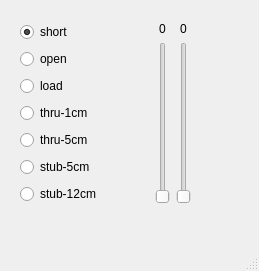
<?xml version="1.0" encoding="UTF-8"?>
<ui version="4.0">
 <class>xavna_mock_ui_dialog</class>
 <widget class="QMainWindow" name="xavna_mock_ui_dialog">
  <property name="geometry">
   <rect>
    <x>0</x>
    <y>0</y>
    <width>259</width>
    <height>271</height>
   </rect>
  </property>
  <property name="windowTitle">
   <string>MainWindow</string>
  </property>
  <widget class="QWidget" name="centralwidget">
   <widget class="QWidget" name="layoutWidget">
    <property name="geometry">
     <rect>
      <x>20</x>
      <y>21</y>
      <width>171</width>
      <height>185</height>
     </rect>
    </property>
    <layout class="QGridLayout" name="gridLayout">
     <item row="0" column="0">
      <widget class="QRadioButton" name="radioButton">
       <property name="text">
        <string>short</string>
       </property>
       <property name="checked">
        <bool>true</bool>
       </property>
       <attribute name="buttonGroup">
        <string notr="true">buttonGroup</string>
       </attribute>
      </widget>
     </item>
     <item row="0" column="1" rowspan="7">
      <layout class="QGridLayout" name="gridLayout_2">
       <item row="0" column="0">
        <widget class="QLabel" name="l_slider1">
         <property name="text">
          <string>0</string>
         </property>
         <property name="alignment">
          <set>Qt::AlignCenter</set>
         </property>
        </widget>
       </item>
       <item row="0" column="1">
        <widget class="QLabel" name="l_slider2">
         <property name="text">
          <string>0</string>
         </property>
         <property name="alignment">
          <set>Qt::AlignCenter</set>
         </property>
        </widget>
       </item>
       <item row="1" column="0">
        <widget class="QSlider" name="slider1">
         <property name="toolTip">
          <string>Cable 1 length (mm)</string>
         </property>
         <property name="maximum">
          <number>500</number>
         </property>
         <property name="orientation">
          <enum>Qt::Vertical</enum>
         </property>
         <property name="invertedAppearance">
          <bool>false</bool>
         </property>
         <property name="invertedControls">
          <bool>false</bool>
         </property>
         <property name="tickPosition">
          <enum>QSlider::NoTicks</enum>
         </property>
        </widget>
       </item>
       <item row="1" column="1">
        <widget class="QSlider" name="slider2">
         <property name="toolTip">
          <string>Cable 2 length (mm)</string>
         </property>
         <property name="maximum">
          <number>500</number>
         </property>
         <property name="orientation">
          <enum>Qt::Vertical</enum>
         </property>
         <property name="invertedAppearance">
          <bool>false</bool>
         </property>
         <property name="invertedControls">
          <bool>false</bool>
         </property>
         <property name="tickPosition">
          <enum>QSlider::NoTicks</enum>
         </property>
        </widget>
       </item>
      </layout>
     </item>
     <item row="1" column="0">
      <widget class="QRadioButton" name="radioButton_2">
       <property name="text">
        <string>open</string>
       </property>
       <attribute name="buttonGroup">
        <string notr="true">buttonGroup</string>
       </attribute>
      </widget>
     </item>
     <item row="2" column="0">
      <widget class="QRadioButton" name="radioButton_3">
       <property name="text">
        <string>load</string>
       </property>
       <attribute name="buttonGroup">
        <string notr="true">buttonGroup</string>
       </attribute>
      </widget>
     </item>
     <item row="3" column="0">
      <widget class="QRadioButton" name="radioButton_4">
       <property name="text">
        <string>thru-1cm</string>
       </property>
       <attribute name="buttonGroup">
        <string notr="true">buttonGroup</string>
       </attribute>
      </widget>
     </item>
     <item row="4" column="0">
      <widget class="QRadioButton" name="radioButton_5">
       <property name="text">
        <string>thru-5cm</string>
       </property>
       <attribute name="buttonGroup">
        <string notr="true">buttonGroup</string>
       </attribute>
      </widget>
     </item>
     <item row="5" column="0">
      <widget class="QRadioButton" name="radioButton_6">
       <property name="text">
        <string>stub-5cm</string>
       </property>
       <attribute name="buttonGroup">
        <string notr="true">buttonGroup</string>
       </attribute>
      </widget>
     </item>
     <item row="6" column="0">
      <widget class="QRadioButton" name="radioButton_7">
       <property name="text">
        <string>stub-12cm</string>
       </property>
       <attribute name="buttonGroup">
        <string notr="true">buttonGroup</string>
       </attribute>
      </widget>
     </item>
    </layout>
   </widget>
  </widget>
  <widget class="QMenuBar" name="menubar">
   <property name="geometry">
    <rect>
     <x>0</x>
     <y>0</y>
     <width>259</width>
     <height>20</height>
    </rect>
   </property>
  </widget>
  <widget class="QStatusBar" name="statusbar"/>
 </widget>
 <resources/>
 <connections/>
 <buttongroups>
  <buttongroup name="buttonGroup"/>
 </buttongroups>
</ui>
